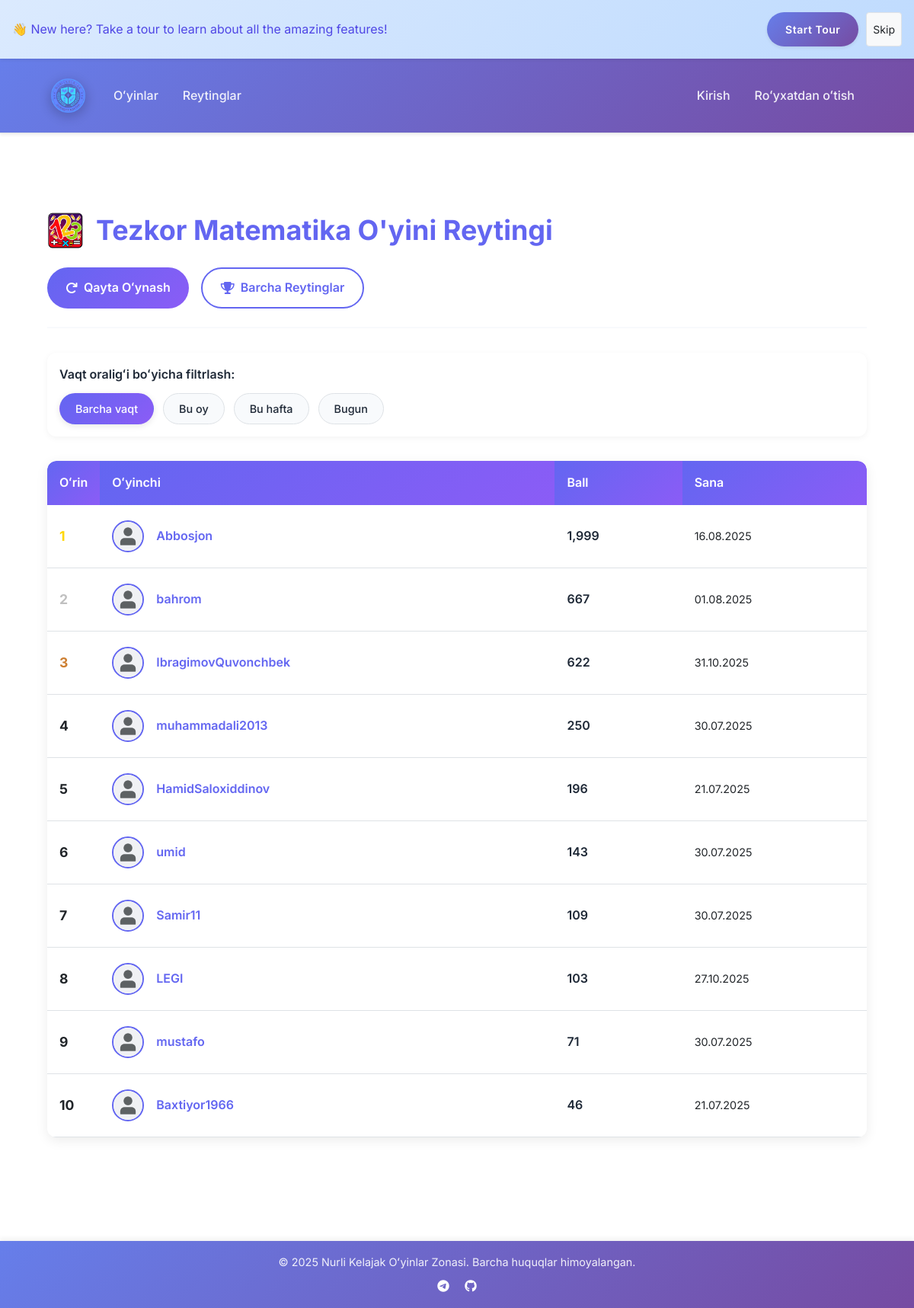
/leaderboard/games/math_challenge/, run on the app's committed database.
### games/models.py (models this page shows, shortened)
class Game(models.Model):
    DIFFICULTY_CHOICES = [
        ('easy', 'Easy'),
        ('medium', 'Medium'),
        ('hard', 'Hard'),
    ]
    CATEGORY_CHOICES = [
        ('math', 'Math'),
        ('geography', 'Geography'),
        ('memory', 'Memory'),
        ('word', 'Word/Language'),
        ('puzzle', 'Puzzle'),
        ('history', 'History'),
    ]
    name = models.CharField(max_length=100)
    slug = models.SlugField(unique=True)
    description = models.TextField()
    description_uzbek = models.TextField(blank=True, help_text="Uzbek description of the game")
    image = models.ImageField(
        upload_to=game_image_upload_path,
        null=True,
        blank=True,
        help_text="Upload game cover image (optimal size: 800x600px)"
    )
    is_active = models.BooleanField(default=True)
    difficulty_level = models.CharField(max_length=10, choices=DIFFICULTY_CHOICES, null=True, blank=True)
    category = models.CharField(max_length=20, choices=CATEGORY_CHOICES, null=True, blank=True)
    icon = models.CharField(max_length=50, default='fa-gamepad', help_text="Font Awesome icon class")

### accounts/models.py (models this page shows, shortened)
class User(AbstractUser):
    avatar = models.ImageField(upload_to='avatars/', null=True, blank=True)
    bio = models.TextField(max_length=500, blank=True)
    groups = models.ManyToManyField(
        'auth.Group',
        related_name='custom_user_set',
        blank=True,
        help_text='The groups this user belongs to.',
        verbose_name='groups',
    )
    user_permissions = models.ManyToManyField(
        'auth.Permission',
        related_name='custom_user_set',
        blank=True,
        help_text='Specific permissions for this user.',
        verbose_name='user permissions',
    )

### leaderboard/views.py (the view)
# urls.py: path('games/<slug:game_slug>/', views.game_leaderboard, name='game_leaderboard'),
def game_leaderboard(request, game_slug):
    game = get_object_or_404(Game, slug=game_slug)
    time_filter = request.GET.get('filter', 'all')
    queryset = GameScore.objects.filter(game=game)
    today = timezone.now().date()
    if time_filter == 'month':
        first_day = today.replace(day=1)
        queryset = queryset.filter(created_at__gte=first_day)
    elif time_filter == 'week':
        monday = today - timedelta(days=today.weekday())
        queryset = queryset.filter(created_at__gte=monday)
    elif time_filter == 'day':
        queryset = queryset.filter(created_at__date=today)
    leaderboard = queryset.values(
        'user__username',
        'user__avatar'
    ).annotate(
        max_score=Max('score'),
        latest_score_date=Max('created_at')
    ).order_by('-max_score')[:10]
    return render(request, 'leaderboard/game_leaderboard.html', {
        'game': game,
        'leaderboard': leaderboard,
        'active_filter': time_filter
    })

### leaderboard/templates/leaderboard/game_leaderboard.html (shortened to what this page needs)
{% extends "base.html" %}
{% load static %}
{% load humanize %}
{% block content %}
<div class="container leaderboard-container">
    <div class="leaderboard-header">
        <h1 class="leaderboard-title">
            {% if game.image %}
                <img src="{{ game.image.url }}" class="game-icon" alt="{{ game.name }} ikonkasi">
            {% endif %}
            {{ game.name }} Reytingi
        </h1>
        <div class="leaderboard-actions">
            <a href="{% url 'games:game_detail' game.slug %}" class="leaderboard-btn play-again-btn">
                <i class="fas fa-redo"></i> Qayta Oʻynash
            </a>
            <a href="{% url 'leaderboard:leaderboards_home' %}" class="leaderboard-btn view-all-btn">
                <i class="fas fa-trophy"></i> Barcha Reytinglar
            </a>
        </div>
    </div>
    <div class="time-filter-container">
        <span class="time-filter-title">Vaqt oraligʻi boʻyicha filtrlash:</span>
        <div class="time-filter-options">
            <a href="?filter=all" class="time-filter-btn {% if active_filter == 'all' %}active{% endif %}">
                Barcha vaqt
            </a>
            <a href="?filter=month" class="time-filter-btn {% if active_filter == 'month' %}active{% endif %}">
                Bu oy
            </a>
            <a href="?filter=week" class="time-filter-btn {% if active_filter == 'week' %}active{% endif %}">
                Bu hafta
            </a>
            <a href="?filter=day" class="time-filter-btn {% if active_filter == 'day' %}active{% endif %}">
                Bugun
            </a>
        </div>
    </div>
    <div class="leaderboard-table-container">
        {% if leaderboard %}
            <table class="leaderboard-table">
                <thead>
                    <tr>
                        <th scope="col">Oʻrin</th>
                        <th scope="col">Oʻyinchi</th>
                        <th scope="col">Ball</th>
                        <th scope="col">Sana</th>
                    </tr>
                </thead>
                <tbody>
                    {% for entry in leaderboard %}
                        <tr {% if entry.user__username == request.user.username %}class="current-user"{% endif %}>
                            <td class="rank-cell {% if forloop.counter == 1 %}rank-1{% elif forloop.counter == 2 %}rank-2{% elif forloop.counter == 3 %}rank-3{% endif %}">
                                {{ forloop.counter }}
                            </td>
                            <td>
                                <div class="user-cell">
                                    <a href="{% url 'accounts:user_profile' username=entry.user__username %}">
                                        <img src="{% if entry.user__avatar %}{{ entry.user__avatar.url }}{% else %}/media/avatars/avatar.png{% endif %}"
                                             class="user-avatar"
                                             alt="{{ entry.user__username }} avatari"
                                             onerror="this.src='/media/avatars/avatar.png'">
                                    </a>
                                    <a href="{% url 'accounts:user_profile' username=entry.user__username %}" class="username-link">
                                        {{ entry.user__username }}
                                    </a>
                                </div>
                            </td>
                            <td class="score-cell">{{ entry.max_score|intcomma }}</td>
                            <td class="time-cell">{{ entry.latest_score_date|date:"d.m.Y" }}</td>
                        </tr>
                    {% endfor %}
                </tbody>
            </table>
        {% endif %}
    </div>
</div>
{% endblock %}

### static/css/styles.css (style rules this page uses)
:root { --primary-color: #6366F1; --primary-dark: #4F46E5; --primary-light: #818CF8; --secondary-color: #8B5CF6; --accent-color: #FFFFFF; --background-color: #F8FAFC; --background-gradient: linear-gradient(135deg, #667EEA 0%, #764BA2 100%); --text-color: #1F2937; --text-light: #6B7280; --correct-color: #10B981; --wrong-color: #EF4444; --success-color: #22C55E; --warning-color: #F59E0B; --info-color: #3B82F6; --card-shadow: 0 4px 6px -1px rgba(0, 0, 0, 0.1), 0 2px 4px -1px rgba(0, 0, 0, 0.06); --card-shadow-hover: 0 20px 25px -5px rgba(0, 0, 0, 0.1), 0 10px 10px -5px rgba(0, 0, 0, 0.04); --card-shadow-lg: 0 25px 50px -12px rgba(0, 0, 0, 0.25); }
* { margin: 0; padding: 0; box-sizing: border-box; }
html { scroll-behavior: smooth; }
body { background-color: var(--background-color); color: var(--text-color); min-height: 100vh; display: flex; flex-direction: column; font-family: 'Inter', -apple-system, BlinkMacSystemFont, 'Segoe UI', Roboto, 'Helvetica Neue', Arial, sans-serif; line-height: 1.6; -webkit-font-smoothing: antialiased; -moz-osx-font-smoothing: grayscale; }
@media (min-width: 992px) { .container { padding-left: 2rem; padding-right: 2rem; } }

### static/css/theme.css (style rules this page uses)
:root { --bg-primary: #ffffff; --bg-secondary: #f8f9fa; --bg-tertiary: #e9ecef; --text-primary: #212529; --text-secondary: #6c757d; --border-color: #dee2e6; --card-bg: #ffffff; --card-shadow: 0 0.125rem 0.25rem rgba(0, 0, 0, 0.075); --accent-primary: #6f42c1; --accent-secondary: #e0e7ff; --link-color: #6f42c1; --link-hover: #5a32a3; --success-color: #28a745; --error-color: #dc3545; --warning-color: #ffc107; }
body { background-color: var(--bg-primary); color: var(--text-primary); }
a { color: var(--link-color); }

### static/css/animations.css (style rules this page uses)
button, a, input, select, textarea { transition: all 0.2s ease; }

### data on the page
Game: image (picture), name "Tezkor Matematika O'yini"
User: user__username "Abbosjon", max_score "1,999", latest_score_date "16.08.2025"
User: user__username "bahrom", max_score "667", latest_score_date "01.08.2025"
User: user__username "IbragimovQuvonchbek", max_score "622", latest_score_date "31.10.2025"
User: user__username "muhammadali2013", max_score "250", latest_score_date "30.07.2025"
User: user__username "HamidSaloxiddinov", max_score "196", latest_score_date "21.07.2025"
User: user__username "umid", max_score "143", latest_score_date "30.07.2025"
User: user__username "Samir11", max_score "109", latest_score_date "30.07.2025"
User: user__username "LEGI", max_score "103", latest_score_date "27.10.2025"
User: user__username "mustafo", max_score "71", latest_score_date "30.07.2025"
User: user__username "Baxtiyor1966", max_score "46", latest_score_date "21.07.2025"
